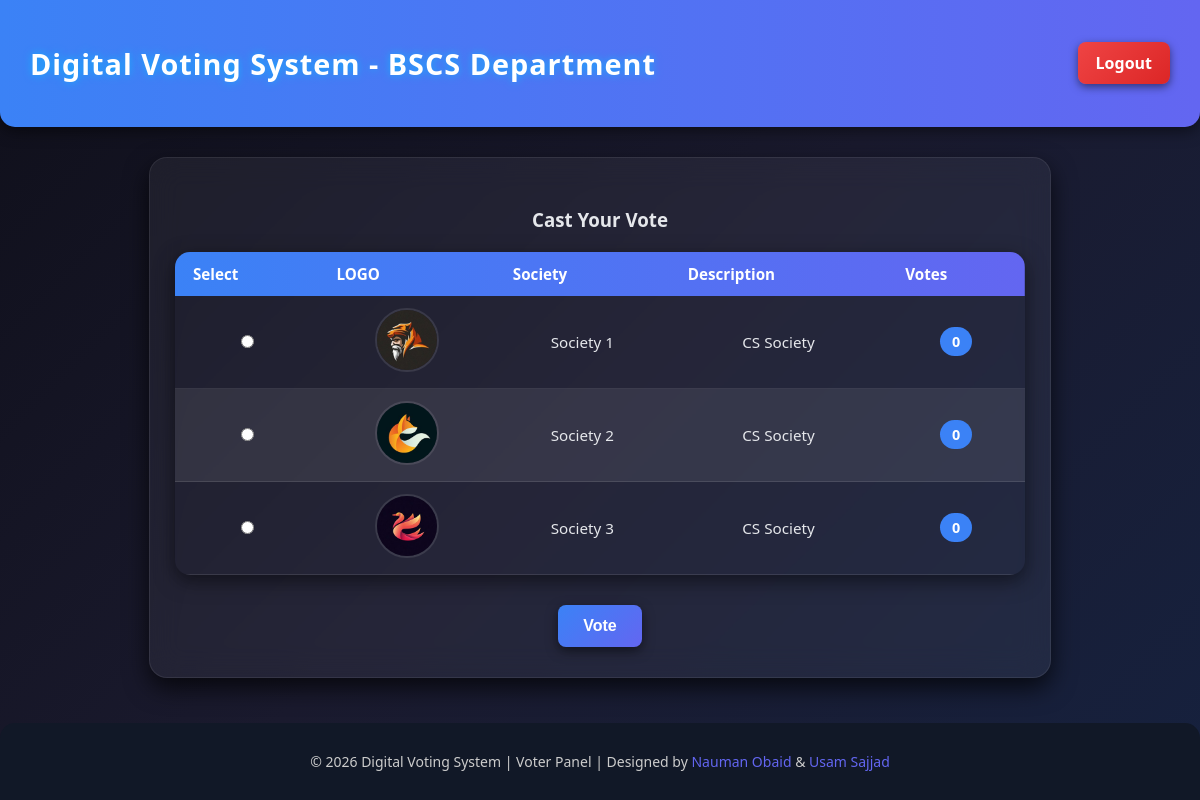
The app's page /dashboard (signed in) with its own data.
### tables this page shows
CREATE TABLE candidates (
        id INTEGER PRIMARY KEY AUTOINCREMENT,
        name TEXT NOT NULL,
        description TEXT NOT NULL,
        department TEXT NOT NULL,
        image TEXT,
        votes INTEGER DEFAULT 0
    );

### app.py (the view, shortened to what this page needs)
@app.route("/dashboard")
def dashboard():
    if "user" not in session:
        return redirect(url_for("login"))
    conn = get_db()
    candidates = conn.execute(
        "SELECT * FROM candidates WHERE department = ?",
        (session["department"],)
    ).fetchall()
    voted_candidate = conn.execute("""
        SELECT c.name, c.image
        FROM user_votes uv
        JOIN candidates c ON uv.candidate_id = c.id
        JOIN users u ON uv.user_id = u.id
        WHERE u.username = ?
    """, (session["user"],)).fetchone()
    result_row = conn.execute(
        "SELECT result_datetime FROM settings WHERE id = 1"
    ).fetchone()
    show_result = False
    winners = []
    conn.close()
    department = session.get("department")
    if department == "BSCS":
        template = "/user/bscs_dashboard.html"
    elif department == "BSIT":
        template = "/user/bsit_dashboard.html"
    else:
        flash("Department not found!", "error")
        return redirect(url_for("login"))
    return render_template(
        template,
        candidates=candidates,
        voted_candidate=voted_candidate,
        show_result=show_result,
        winners=winners
    )

### app.py (called while the page is built)
def get_db():
    conn = sqlite3.connect(DATABASE)
    conn.row_factory = sqlite3.Row
    return conn

### templates/user/bscs_dashboard.html (shortened to what this page needs)
<!DOCTYPE html>
<html lang="en">
<head>
    <link rel="stylesheet" href="{{ url_for('static', filename='css/style.css') }}">
</head>
<body>
<header class="header">
    <h2 class="logo">Digital Voting System - BSCS Department</h2>
    <a href="{{ url_for('logout') }}" class="logout-btn">Logout</a>
</header>
<main class="main-content">
<div class="container">
    {% if show_result %}
        <h2 class="section-title success">Final Result</h2>
        {% if winners %}
            {% if winners|length == 1 %}
                <div class="card winner-card">
                    <h2 class="section-title success">Winner</h2>
                    <img src="{{ url_for('static', filename='uploads/' ~ winners[0].image) }}" alt="Winner Image" class="card-img">
                    <h4>{{ winners[0].name }}</h4>
                    <span class="badge votes-badge">{{ winners[0].votes }} Votes</span>
                </div>
            {% else %}
                <h3 class="section-title warning">It's a Tie!</h3>
                <div class="tie-container">
                    {% for winner in winners %}
                    <div class="card winner-card">
                        <img src="{{ url_for('static', filename='uploads/' ~ winner.image) }}" alt="Winner Image" class="card-img">
                        <h4>{{ winner.name }}</h4>
                        <span class="badge votes-badge">{{ winner.votes }} Votes</span>
                    </div>
                    {% endfor %}
                </div>
            {% endif %}
        {% endif %}
        {% if candidates %}
            <h3 class="section-title">All Candidates</h3>
            <table>
                <thead>
                    <tr>
                        <th>Image</th>
                        <th>Name</th>
                        <th>Description</th>
                        <th>Votes</th>
                    </tr>
                </thead>
                <tbody>
                    {% for candidate in candidates %}
                    <tr>
                        <td><img src="{{ url_for('static', filename='uploads/' ~ candidate.image) }}" class="table-img"></td>
                        <td>{{ candidate.name }}</td>
                        <td>{{ candidate.description }}</td>
                        <td><span class="badge votes-badge">{{ candidate.votes }}</span></td>
                    </tr>
                    {% endfor %}
                </tbody>
            </table>
        {% endif %}
    {% else %}
        {% if not voted_candidate %}
            {% if candidates %}
            <h3 class="section-title">Cast Your Vote</h3>
            <form method="POST" action="{{ url_for('vote') }}">
                <table>
                    <thead>
                        <tr>
                            <th>Select</th>
                            <th>LOGO</th>
                            <th>Society</th>
                            <th>Description</th>
                            <th>Votes</th>
                        </tr>
                    </thead>
                    <tbody>
                        {% for candidate in candidates %}
                        <tr>
                            <td><input type="radio" name="candidate_id" value="{{ candidate.id }}" required></td>
                            <td><img src="{{ url_for('static', filename='uploads/' ~ candidate.image) }}" class="table-img"></td>
                            <td>{{ candidate.name }}</td>
                            <td>{{ candidate.description }}</td>
                            <td><span class="badge votes-badge">{{ candidate.votes }}</span></td>
                        </tr>
                        {% endfor %}
                    </tbody>
                </table>
                <button type="submit" class="primary-btn" style="margin-top: 30px;">Vote</button>
            </form>
            {% else %}
            <h3 class="section-title">No Candidate Registered</h3>
            {% endif %}
        {% else %}
            <h3 class="section-title warning">Results not announced yet</h3>
        {% endif %}
    {% endif %}
</div>
</main>
<footer class="footer">
    <p>&copy; 2026 Digital Voting System | Voter Panel | Designed by <span style="color: #6366f1;">Nauman Obaid</span> & <span style="color: #6366f1;">Usam Sajjad</span></p>
</footer>
</body>
</html>

### static/css/style.css (style rules this page uses)
body { font-family: 'Segoe UI', Tahoma, Geneva, Verdana, sans-serif; background: linear-gradient(135deg, #0f0f1a, #1a1a2e, #16213e); margin: 0; min-height: 100vh; display: flex; flex-direction: column; color: #e5e7eb; }
.header { background: linear-gradient(90deg, #3b82f6, #6366f1); color: #fff; padding: 20px 30px; display: flex; justify-content: space-between; align-items: center; box-shadow: 0 4px 15px rgba(0,0,0,0.5); border-radius: 0 0 15px 15px; position: sticky; top: 0; z-index: 100; }
.logo { font-size: 1.8rem; font-weight: 700; letter-spacing: 1px; text-shadow: 0 0 8px rgba(0,198,255,0.7); }
.logout-btn { background: linear-gradient(135deg, #ef4444, #dc2626); color: #fff; padding: 10px 18px; border-radius: 8px; text-decoration: none; font-weight: 600; transition: all 0.3s ease; box-shadow: 0 3px 8px rgba(0,0,0,0.5); }
.main-content { flex: 1; display: flex; justify-content: center; align-items: flex-start; padding: 30px 20px; }
.container { background: rgba(255, 255, 255, 0.05); padding: 30px 25px; border-radius: 18px; backdrop-filter: blur(15px); border: 1px solid rgba(255,255,255,0.08); box-shadow: 0 10px 25px rgba(0,0,0,0.7); width: 95%; max-width: 850px; text-align: center; transition: all 0.3s ease; }
table { width: 100%; border-collapse: separate; border-spacing: 0; margin-top: 20px; font-size: 0.95rem; border-radius: 15px; overflow: hidden; box-shadow: 0 6px 20px rgba(0,0,0,0.5); }
thead { background: linear-gradient(90deg, #3b82f6, #6366f1); color: #fff; }
thead th { padding: 12px 18px; text-align: left; font-weight: 600; }
tbody td { padding: 12px 18px; border-bottom: 1px solid rgba(255,255,255,0.1); vertical-align: middle; color: #e5e7eb; }
tbody tr:nth-child(even) { background-color: rgba(255,255,255,0.08); }
tbody img { border-radius: 50%; width: 60px; height: 60px; object-fit: cover; border: 2px solid rgba(255,255,255,0.1); }
button, .primary-btn { padding: 12px 25px; background: linear-gradient(135deg, #3b82f6, #6366f1); border: none; color: #fff; border-radius: 8px; cursor: pointer; font-size: 16px; font-weight: 600; transition: all 0.3s ease; box-shadow: 0 4px 12px rgba(0,0,0,0.5); }
.footer { background-color: #111827; color: #ccc; text-align: center; padding: 15px; font-size: 14px; border-radius: 15px 15px 0 0; }
.badge { display: inline-block; padding: 5px 12px; border-radius: 20px; font-size: 0.9rem; font-weight: 600; }
.votes-badge { background-color: #3b82f6; color: #fff; }

### records on screen
candidates: image (picture), name "Society 1", description "CS Society", votes "0"
candidates: image (picture), name "Society 2", description "CS Society", votes "0"
candidates: image (picture), name "Society 3", description "CS Society", votes "0"
